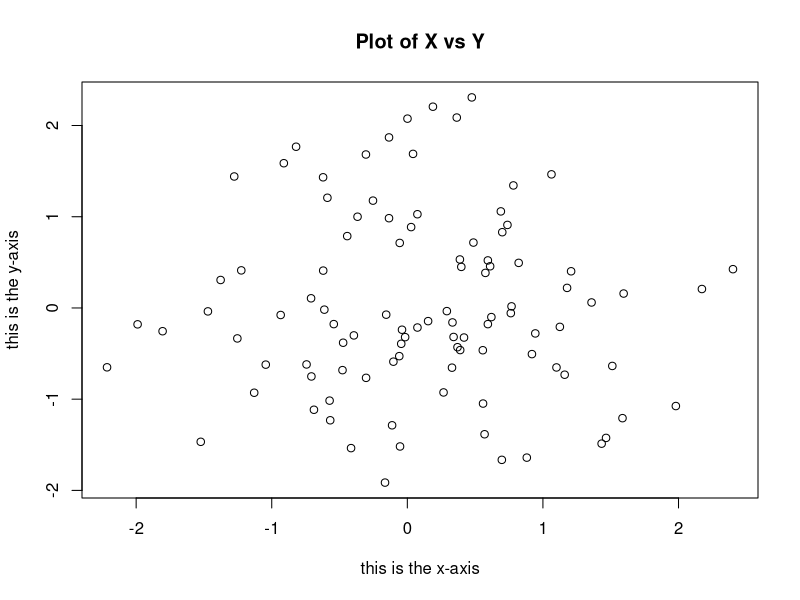

Source code (R):
## ---- chunk 1
knitr::opts_chunk$set(echo = FALSE)
library(ggplot2)
library(dplyr)
library(MASS)

set.seed(1)
## ---- chunk 2
data(mtcars)
names(mtcars)
head(mtcars)
## ---- chunk 3
a <- 8
## Sample 1 value between 1 and 30
b = sample(c(1:30),1)
paste(a,b,sep = ", ")
a + b
a*b
a^b
a/b
a == b
## ---- chunk 4
v1 = c(1,2,3,4)
v2 = c(1:4)
## Check if vectors hold the same values
v1 == v2
## ---- chunk 5
## We can make a list of objects with
list = list("Column1" = c(1:5),
            "Column2" = sample(c(1:20),size = 5,replace = F))
list
as.data.frame(list)

## This won't work
# list = list("Column1" = c(1:5),  
#             "Column2" = sample(c(1:20),size = 6,replace = F))
# as.data.frame(list)
## ---- chunk 6
## Randomly generate 100 values from a normal distribution (mean=0,sd=1)
x = rnorm(100)
y = rnorm(100)
plot(x,y,xlab="this is the x-axis",ylab="this is the y-axis",main="Plot of X vs Y")
## ---- chunk 7
names(Boston)
